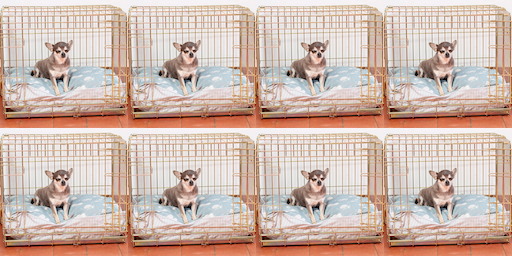

A level layout from a 2D game, rendered from its tile map. Below: a short description, then the map file with tile-grid data replaced by summaries:
An orthogonal 64x32 tile map with 8x8 px tiles, 1 tile layer (tileimage) and 10 objects (6x platform, 3x enemy, spawn).

<map version="1.2" tiledversion="1.3.4" orientation="orthogonal" renderorder="right-down" width="64" height="32" tilewidth="8" tileheight="8" infinite="0" nextlayerid="14" nextobjectid="23">
 <editorsettings>
  <export target="tiledmap.json" format="json" />
 </editorsettings>
 <tileset firstgid="1" name="crate" tilewidth="8" tileheight="8" tilecount="256" columns="16">
  <image source="crate.png" trans="f1e8ea" width="128" height="128" />
 </tileset>
 <layer id="10" name="tileimage" width="64" height="32">
  <data>[2048 cells, 2048 non-empty, 256 distinct tile ids]</data>
 </layer>
 <objectgroup id="2" name="platform">
  <object id="1" name="platform" x="0" y="0" width="512" height="16" />
  <object id="2" name="platform" x="496" y="0" width="16" height="256" />
  <object id="3" name="platform" x="0" y="0" width="16" height="256" />
  <object id="4" name="platform" x="0" y="240" width="512" height="16" />
  <object id="10" name="platform" x="448" y="192" width="16" height="64" />
  <object id="14" name="platform" x="248" y="192" width="16" height="64" />
 </objectgroup>
 <objectgroup id="12" name="spawn">
  <object id="19" name="spawn" x="240" y="32" width="32" height="32">
   <ellipse />
  </object>
 </objectgroup>
 <objectgroup id="13" name="enemy">
  <object id="20" name="enemy" x="24" y="32" width="24" height="24" />
  <object id="21" name="enemy" x="120" y="32" width="24" height="24" />
  <object id="22" name="enemy" x="192" y="40" width="48" height="32" />
 </objectgroup>
</map>